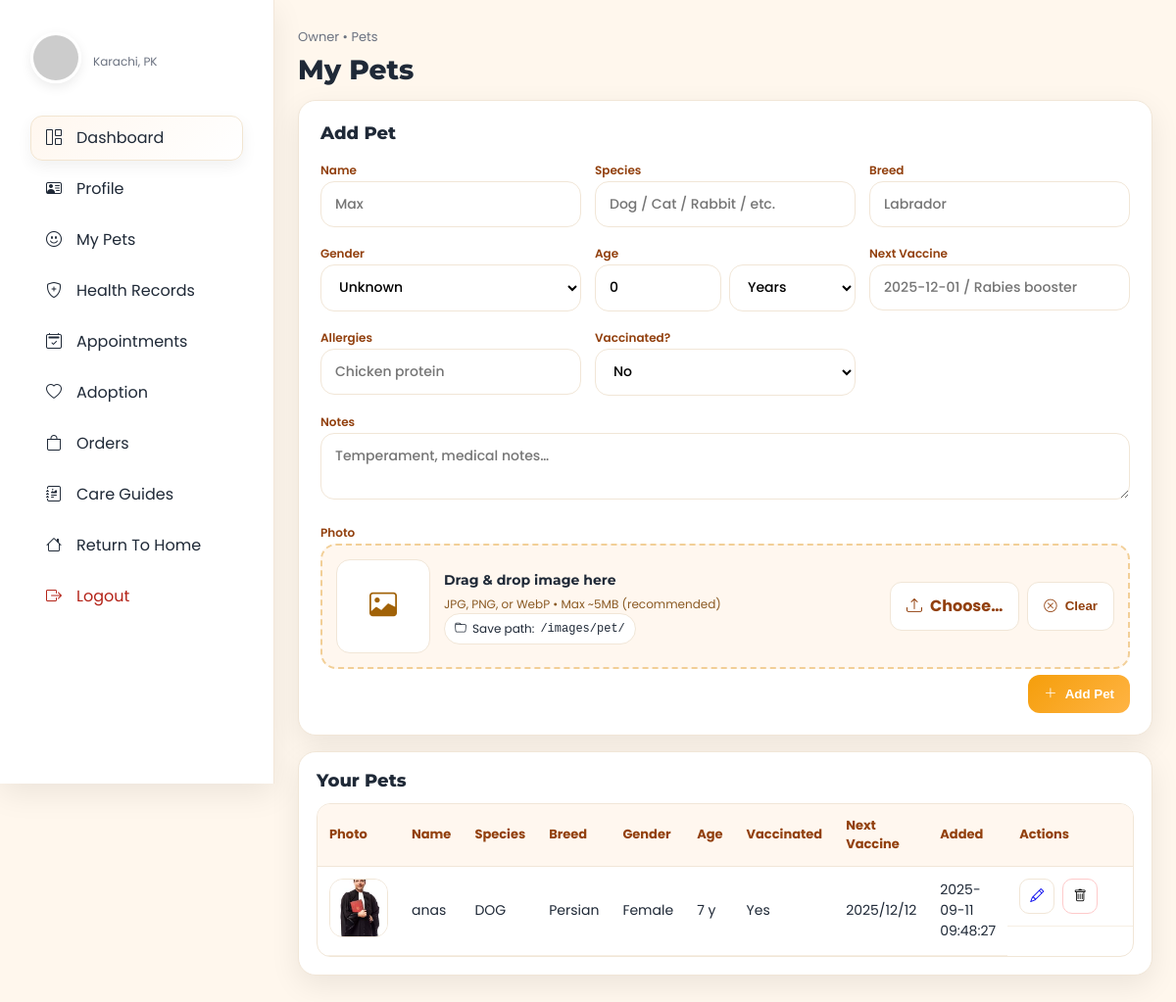
The app's page /owners/mypet.php (signed in) with its own data.
### tables this page shows
CREATE TABLE `pets` (
  `id` int(11) NOT NULL,
  `user_id` int(11) NOT NULL,
  `name` varchar(80) NOT NULL,
  `species` varchar(40) DEFAULT NULL,
  `breed` varchar(80) DEFAULT NULL,
  `age` int(11) DEFAULT NULL,
  `gender` enum('Male','Female','Unknown') DEFAULT 'Unknown',
  `avatar` varchar(255) DEFAULT NULL,
  `image` varchar(255) DEFAULT NULL,
  `category` varchar(100) DEFAULT NULL,
  `image_alt` varchar(255) DEFAULT NULL,
  `description` text DEFAULT NULL,
  `featured` tinyint(1) NOT NULL DEFAULT 0,
  `urgent_until` datetime DEFAULT NULL,
  `spotlight` tinyint(1) NOT NULL DEFAULT 0,
  `status` enum('available','adopted','pending') DEFAULT 'available',
  `city` varchar(100) DEFAULT NULL,
  `created_at` timestamp NOT NULL DEFAULT current_timestamp(),
  `updated_at` timestamp NOT NULL DEFAULT current_timestamp() ON UPDATE current_timestamp()
);

### owners/mypet.php (the view, shortened to what this page needs)
<?php
require_once __DIR__.'/db.php';
function e($s){ return htmlspecialchars((string)$s, ENT_QUOTES, 'UTF-8'); }
function qs(array $patch=[]){ $q = array_merge($_GET, $patch); foreach($q as $k=>$v) if($v===null) unset($q[$k]); return strtok($_SERVER['REQUEST_URI'],'?').(count($q)?('?'.http_build_query($q)):''); }
function jdesc($t){ $j=@json_decode((string)$t,true); return is_array($j)?$j:[]; }
$ownerId = (int)($_SESSION['user']['id'] ?? $_SESSION['owner']['id'] ?? 0);
$projectRootFs = dirname(__DIR__);
$uploadDir     = $projectRootFs.'/images/pet/';
$script   = $_SERVER['SCRIPT_NAME'] ?? '';
$baseUrl  = rtrim(dirname(dirname($script)), '/');
$uploadUrl = $baseUrl.'/images/pet/';
function img_url($file,$dir,$url){ if(!$file) return ''; $p = $dir.$file; return is_file($p)?($url.$file):''; }
$editId = (int)($_GET['edit_id'] ?? 0);
$edit = null; $descEdit=[];
$stmt=$conn->prepare("SELECT * FROM pets WHERE user_id=? ORDER BY created_at DESC");
$stmt->bind_param('i',$ownerId); $stmt->execute(); $rows=$stmt->get_result()->fetch_all(MYSQLI_ASSOC); $stmt->close();
?>
<!DOCTYPE html>
<html lang="en">
<head>
  <link href="https://cdn.jsdelivr.net/npm/bootstrap-icons@1.11.3/font/bootstrap-icons.min.css" rel="stylesheet"/>
</head>
<body class="bg-app">
<?php if (file_exists(__DIR__.'/sidebar.php')) include __DIR__.'/sidebar.php'; ?>
<main class="page">
  <div class="breadcrumbs">Owner • Pets</div>
  <h1 class="h1">My Pets</h1>
  <section class="card form-card">
    <div style="display:flex;justify-content:space-between;align-items:center;margin-bottom:14px">
      <div style="font:800 18px Montserrat"><?= $edit ? ('Edit — '.e($edit['name'] ?? ('#'.$editId))) : 'Add Pet' ?></div>
    </div>
    <form method="post" enctype="multipart/form-data" id="petForm">
      <div class="grid cols-3">
        <div>
          <label class="label">Name</label>
          <input class="input" name="name" required value="<?= e($edit['name'] ?? '') ?>" placeholder="Max">
        </div>
        <div>
          <label class="label">Species</label>
          <input class="input" name="species" required value="<?= e($edit['species'] ?? '') ?>" placeholder="Dog / Cat / Rabbit / etc.">
        </div>
        <div>
          <label class="label">Breed</label>
          <input class="input" name="breed" value="<?= e($edit['breed'] ?? '') ?>" placeholder="Labrador">
        </div>
        <div>
          <label class="label">Gender</label>
          <?php $g = $edit['gender'] ?? 'Unknown'; ?>
          <select class="input" name="gender">
            <option <?= $g==='Unknown'?'selected':''; ?>>Unknown</option>
          </select>
        </div>
        <div>
          <label class="label">Age</label>
          <div style="display:flex;gap:8px">
            <input class="input" type="number" min="0" name="ageVal" value="<?= e((string)($edit['age'] ?? 0)) ?>" placeholder="0" style="max-width:140px">
            <?php $u = $descEdit['age_unit'] ?? 'y'; ?>
            <select class="input" name="ageUnit" style="max-width:140px">
              <option value="y" <?= $u==='y'?'selected':''; ?>>Years</option>
            </select>
          </div>
        </div>
        <div>
          <label class="label">Next Vaccine</label>
          <input class="input" name="nextVaccine" value="<?= e($descEdit['next_vaccine'] ?? '') ?>" placeholder="2025-12-01 / Rabies booster">
        </div>
        <div>
          <label class="label">Allergies</label>
          <input class="input" name="allergies" value="<?= e($descEdit['allergies'] ?? '') ?>" placeholder="Chicken protein">
        </div>
        <div>
          <label class="label">Vaccinated?</label>
          <?php $v = !empty($descEdit['vaccinated']); ?>
          <select class="input" name="vaccinated">
            <option value="0" <?= !$v?'selected':''; ?>>No</option>
          </select>
        </div>
        <div style="grid-column:1/-1">
          <label class="label">Notes</label>
          <textarea class="input" name="notes" rows="2" placeholder="Temperament, medical notes…"><?= e($descEdit['notes'] ?? '') ?></textarea>
        </div>
        <div style="grid-column:1/-1">
          <label class="label">Photo</label>
          <?php $currentImg = $edit && !empty($edit['image']) ? img_url($edit['image'],$uploadDir,$uploadUrl) : ''; ?>
          <div class="uploader" id="uploader">
            <div class="prev" id="prevBox">
              <?php if($currentImg): ?>
                <img id="preview" src="<?= e($currentImg) ?>" alt="preview">
              <?php else: ?>
                <i class="bi bi-image" style="font-size:28px;color:#a16207"></i>
              <?php endif; ?>
            </div>
            <div class="meta">
              <b>Drag & drop image here</b>
              <p>JPG, PNG, or WebP • Max ~5MB (recommended)</p>
              <div class="pill"><i class="bi bi-folder"></i> Save path: <code>/images/pet/</code></div>
            </div>
            <div class="actions">
              <label class="btn btn-soft drop">
                <i class="bi bi-upload"></i> Choose…
              </label>
              <button type="button" class="btn btn-ghost" id="clearPhoto"><i class="bi bi-x-circle"></i> Clear</button>
            </div>
          </div>
        </div>
      </div>
      <div class="toolbar">
        <?php if ($edit): ?>
          <a class="btn btn-ghost" href="<?= e(qs(['edit_id'=>null])) ?>"><i class="bi bi-arrow-counterclockwise"></i> Cancel</a>
          <button class="btn btn-primary"><i class="bi bi-save2"></i> Update Pet</button>
        <?php else: ?>
          <button class="btn btn-primary"><i class="bi bi-plus-lg"></i> Add Pet</button>
        <?php endif; ?>
      </div>
    </form>
  </section>
  <section class="card table-card">
    <div style="font:800 18px Montserrat;margin-bottom:12px">Your Pets</div>
    <div class="table-wrap">
      <table>
        <thead>
          <tr>
            <th>Photo</th>
            <th>Name</th>
            <th>Species</th>
            <th>Breed</th>
            <th>Gender</th>
            <th>Age</th>
            <th>Vaccinated</th>
            <th>Next Vaccine</th>
            <th>Added</th>
            <th style="width:130px">Actions</th>
          </tr>
        </thead>
        <tbody>
          <?php if ($rows): foreach($rows as $r):
            $d = jdesc($r['description'] ?? null);
            $age = (int)($r['age'] ?? 0);
            $ageStr = $age>0 ? ($age.' '.(($d['age_unit'] ?? 'y')==='mo'?'mo':'y')) : '—';
            $vacc = !empty($d['vaccinated']) ? 'Yes' : 'No';
            $img = img_url($r['image'] ?? '', $uploadDir, $uploadUrl);
            $pid = (int)$r['id'];
          ?>
          <tr>
            <td><?php if($img): ?><img class="thumb" src="<?= e($img) ?>" alt="pet"><?php else: ?>—<?php endif; ?></td>
            <td><?= e($r['name']) ?></td>
            <td><?= e($r['species'] ?: '—') ?></td>
            <td><?= e($r['breed'] ?: '—') ?></td>
            <td><?= e($r['gender'] ?: '—') ?></td>
            <td><?= e($ageStr) ?></td>
            <td><?= e($vacc) ?></td>
            <td><?= e($d['next_vaccine'] ?? '—') ?></td>
            <td><?= e($r['created_at'] ?? '—') ?></td>
            <td class="actions">
              <a class="icon-btn" title="Edit" href="<?= e(qs(['edit_id'=>$pid])) ?>"><i class="bi bi-pencil"></i></a>
              <form method="post" style="display:inline" onsubmit="return confirm('Delete this pet?');">
                <button class="icon-btn" title="Delete" style="border-color:#fecaca"><i class="bi bi-trash"></i></button>
              </form>
            </td>
          </tr>
          <?php endforeach; else: ?>
          <tr><td colspan="10" style="text-align:center;color:#6b7280">No pets yet. Add from the form above.</td></tr>
          <?php endif; ?>
        </tbody>
      </table>
    </div>
  </section>
</main>
</body>
</html>

### owners/mypet.php (style rules this page uses)
:root { --primary:#F59E0B;--accent:#EF4444;--bg:#FFF7ED;--text:#1F2937;--card:#FFFFFF;--muted:#6B7280;--border:#f1e6d7;--radius:18px;--shadow:0 10px 30px rgba(0,0,0,.08);--ring:#ffe7c6 }
* { box-sizing:border-box }
body { margin:0 }
body.bg-app { background:var(--bg);color:var(--text);font-family:Poppins,system-ui,sans-serif;line-height:1.5 }
.page { margin-left:280px;padding:28px 24px 80px }
.h1 { font:800 28px Montserrat;margin:0 0 14px }
.breadcrumbs { font-size:13px;color:var(--muted);margin-bottom:6px }
.card { background:#fff;border:1px solid var(--border);border-radius:var(--radius);box-shadow:var(--shadow) }
.form-card { padding:22px;margin-bottom:16px }
.table-card { padding:18px }
.grid { display:grid;gap:14px }
.grid.cols-3 { grid-template-columns:repeat(3,1fr) }
.label { font:600 12px Poppins;color:#92400e }
.input,select,textarea { width:100%;padding:12px 14px;border:1px solid var(--border);border-radius:14px;background:#fff;font:500 14px Poppins;outline:0 }
.btn { display:inline-flex;align-items:center;gap:8px;border:0;border-radius:12px;padding:12px 16px;cursor:pointer;font-weight:700 }
.btn-primary { background:linear-gradient(135deg,var(--primary),#ffb444);color:#fff }
.btn-ghost { background:#fff;border:1px solid var(--border);color:#92400e }
.toolbar { display:flex;gap:10px;justify-content:flex-end;margin-top:6px }
.thumb { width:60px;height:60px;border-radius:14px;object-fit:cover;border:1px solid var(--border);background:#f8fafc }
.table-wrap { overflow:auto;border:1px solid var(--border);border-radius:14px }
table { width:100%;border-collapse:separate;border-spacing:0 }
thead th { position:sticky;top:0;background:#fff7ef;border-bottom:1px solid var(--border);text-align:left;font-size:13px;padding:12px;color:#92400e }
tbody td { padding:12px;border-bottom:1px solid #f6efe4;font-size:14px;vertical-align:middle }
.actions { display:flex;gap:8px }
.icon-btn { display:grid;place-items:center;width:36px;height:36px;border-radius:10px;background:#fff;border:1px solid var(--border);cursor:pointer }
.uploader { border:2px dashed #f2cf97;border-radius:16px;background:#fff7ef;padding:14px;display:flex;gap:14px;align-items:center;transition:.2s }
.uploader .prev { width:96px;height:96px;border-radius:14px;border:1px solid var(--border);background:#fff;display:grid;place-items:center;overflow:hidden }
.uploader .meta { flex:1 }
.uploader .meta b { font-family:Montserrat;font-size:14px }
.uploader .meta p { margin:4px 0 0;color:#8a5a24;font-size:12px }
.uploader .actions { display:flex;gap:8px }
.btn-soft { background:#fff;border:1px solid var(--border);color:#92400e }
.drop { position:relative }
.pill { display:inline-flex;align-items:center;gap:6px;padding:6px 10px;border-radius:999px;border:1px solid var(--border);background:#fff;font-size:12px }

### owners/sidebar.php (style rules this page uses)
:root { --primary:#F59E0B; --accent:#EF4444; --bg:#FFF7ED; --text:#1F2937; --card:#FFFFFF; --muted:#6B7280; --ring:#E5E7EB; --radius:18px; --shadow:0 10px 30px rgba(0,0,0,.08); --shadow-sm:0 6px 16px rgba(0,0,0,.06); }
* { box-sizing:border-box }
html,body { height:100% }
body { margin:0 }
body.bg-app { background:var(--bg);color:var(--text);font-family:Poppins,system-ui,sans-serif;line-height:1.5 }
.page { margin-left:280px;padding:28px 24px 60px }

### records on screen
pets: image (picture), name "anas", species "DOG", breed "Persian", gender "Female", ageStr "7 y", vacc "Yes", description "2025/12/12", created_at "2025-09-11 09:48:27"
